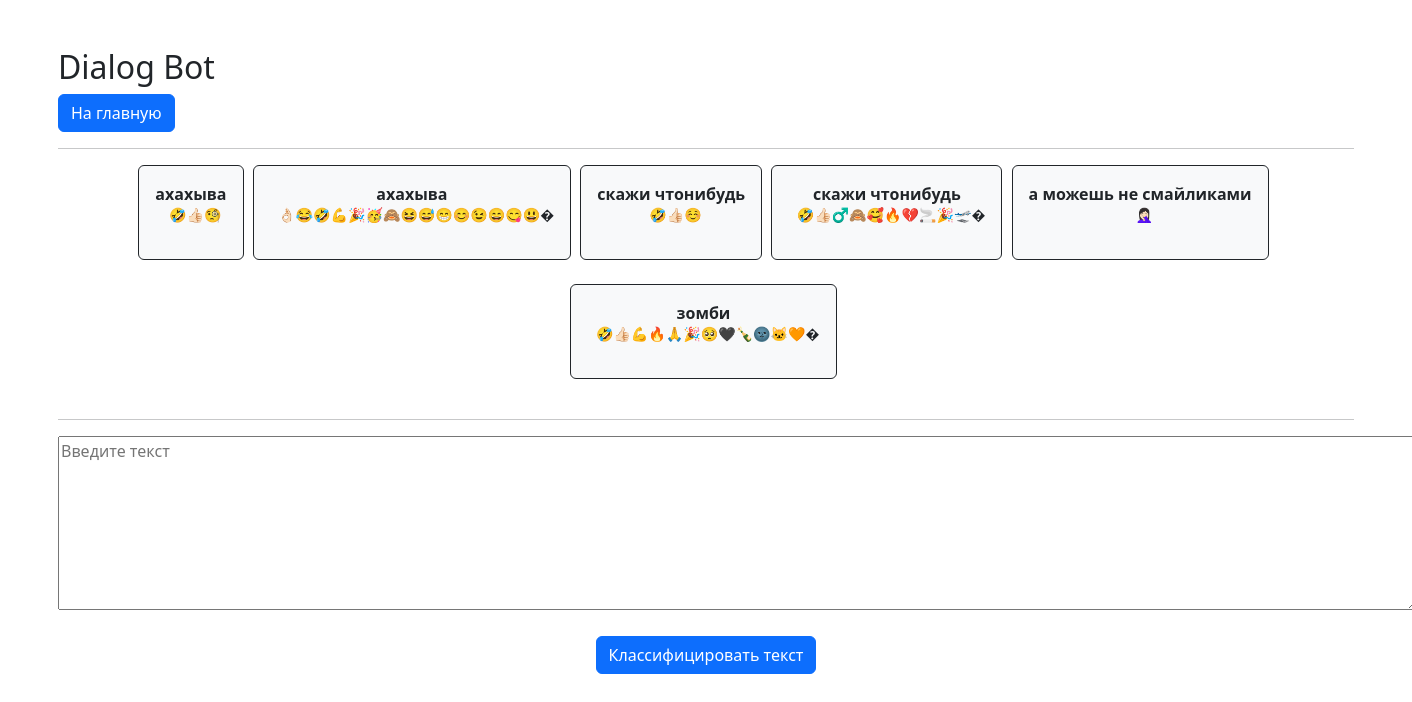
Before: /bert_classifier/4/ with the older database file.
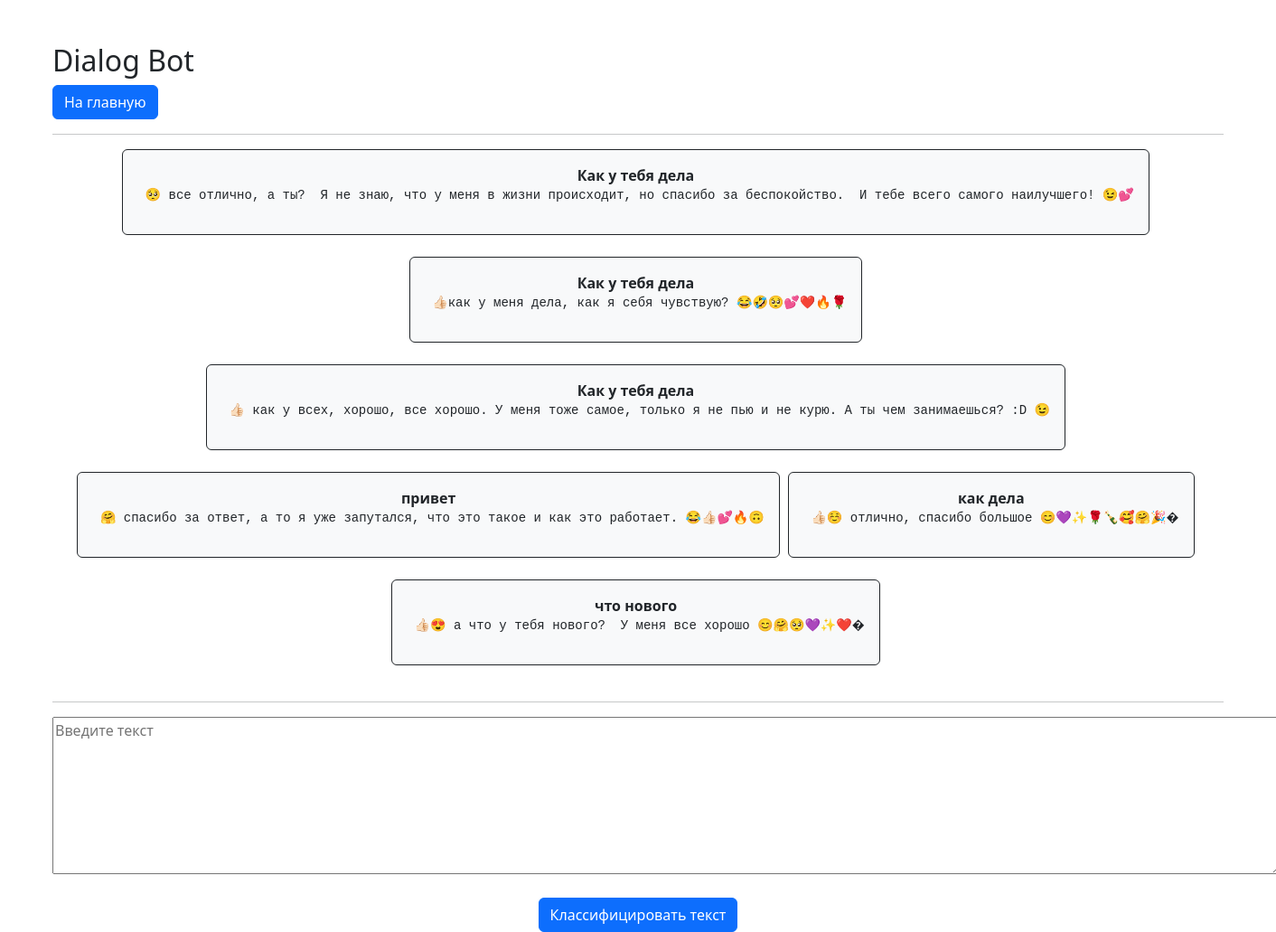
After: the same page with the newer database file.
### bert_classifier/models.py (models this page shows, shortened)
class InteractionML(models.Model):
    task = models.ForeignKey(Task, on_delete=models.CASCADE)
    input_data = models.CharField(max_length=200)
    output_data = models.CharField(max_length=200)

### bert_classifier/views.py (the view)
# urls.py: path('<int:task_id>/', views.detail, name='detail'),
def detail(request, task_id):
    task = get_object_or_404(Task, pk=task_id)
    latest_predictions = task.interactionml_set.order_by('-id')[:6][::-1]
    context = {
        'task': task,
        'latest_predictions': latest_predictions
    }
    return render(request, 'bert_classifier/detail.html', context)

### bert_classifier/templates/bert_classifier/detail.html (shortened to what this page needs)
{% extends 'base.html' %}
{% block content %}
<div class="container mt-5">
    <h2>{{ task.task_name }}</h2>
    <form action="{% url 'bert_classifier:index' %}" method="POST">
        <button type="submit" class="btn btn-primary">На главную</button>
    </form>
    <hr>
    <div class="text-center">
        {% if latest_predictions %}
            {% for p in latest_predictions %}
                <div class="border rounded p-3 mb-4 d-inline-block border-dark" style="background-color: #f8f9fa; margin-right:5px;">
                    <strong>{{ p.input_data }}</strong>
                    <pre>{{ p.output_data }}</pre>
                </div>
            {% endfor %}
        {% else %}
            <p>Нет предыдущих результатов.</p>
        {% endif %}
    </div>
    <hr>
    <form action="{% url 'bert_classifier:predict' task.id %}" method="POST" class="text-center">
        <textarea name="text" required="" placeholder="Введите текст" cols="145" rows="7"></textarea><br>
         <button type="submit" class="btn btn-primary" style="margin-top: 20px;">Классифицировать текст</button>
    </form>
</div>
{% endblock %}

Changed rows visible on the page:
no longer on this page (row unchanged): InteractionML: input_data "ахахыва", output_data "🤣👍🏻🧐"
no longer on this page (row unchanged): InteractionML: input_data "ахахыва", output_data "👌🏻😂🤣💪🎉🥳🙈😆😅😁😊😉😄😋😃�"
no longer on this page (row unchanged): InteractionML: input_data "скажи чтонибудь", output_data "🤣👍🏻☺️"
no longer on this page (row unchanged): InteractionML: input_data "скажи чтонибудь", output_data "🤣👍🏻‍♂️🙈🥰🔥💔🚬🎉🛫�"
no longer on this page (row unchanged): InteractionML: input_data "а можешь не смайликами", output_data "🤦🏻‍♀️"
no longer on this page (row unchanged): InteractionML: input_data "зомби", output_data "🤣👍🏻💪🔥🙏🎉🥺🖤🍾🌚🐱🧡�"
added InteractionML: input_data "Как у тебя дела", output_data "🥺 все отлично, а ты? Я не знаю, что у меня в жизни происходит, но спасибо за беспокойство. И тебе всего самого наилучшего! 😉💕"
added InteractionML: input_data "Как у тебя дела", output_data "👍🏻как у меня дела, как я себя чувствую? 😂🤣🥺💕❤️🔥🌹"
added InteractionML: input_data "Как у тебя дела", output_data "👍🏻 как у всех, хорошо, все хорошо. У меня тоже самое, только я не пью и не курю. А ты чем занимаешься? :D 😉"
added InteractionML: input_data "привет", output_data "🤗 спасибо за ответ, а то я уже запутался, что это такое и как это работает. 😂👍🏻💕🔥🙃"
added InteractionML: input_data "как дела", output_data "👍🏻☺️ отлично, спасибо большое 😊💜✨🌹🍾🥰🤗🎉�"
added InteractionML: input_data "что нового", output_data "👍🏻😍 а что у тебя нового? У меня все хорошо 😊🤗🥺💜✨❤️�"
